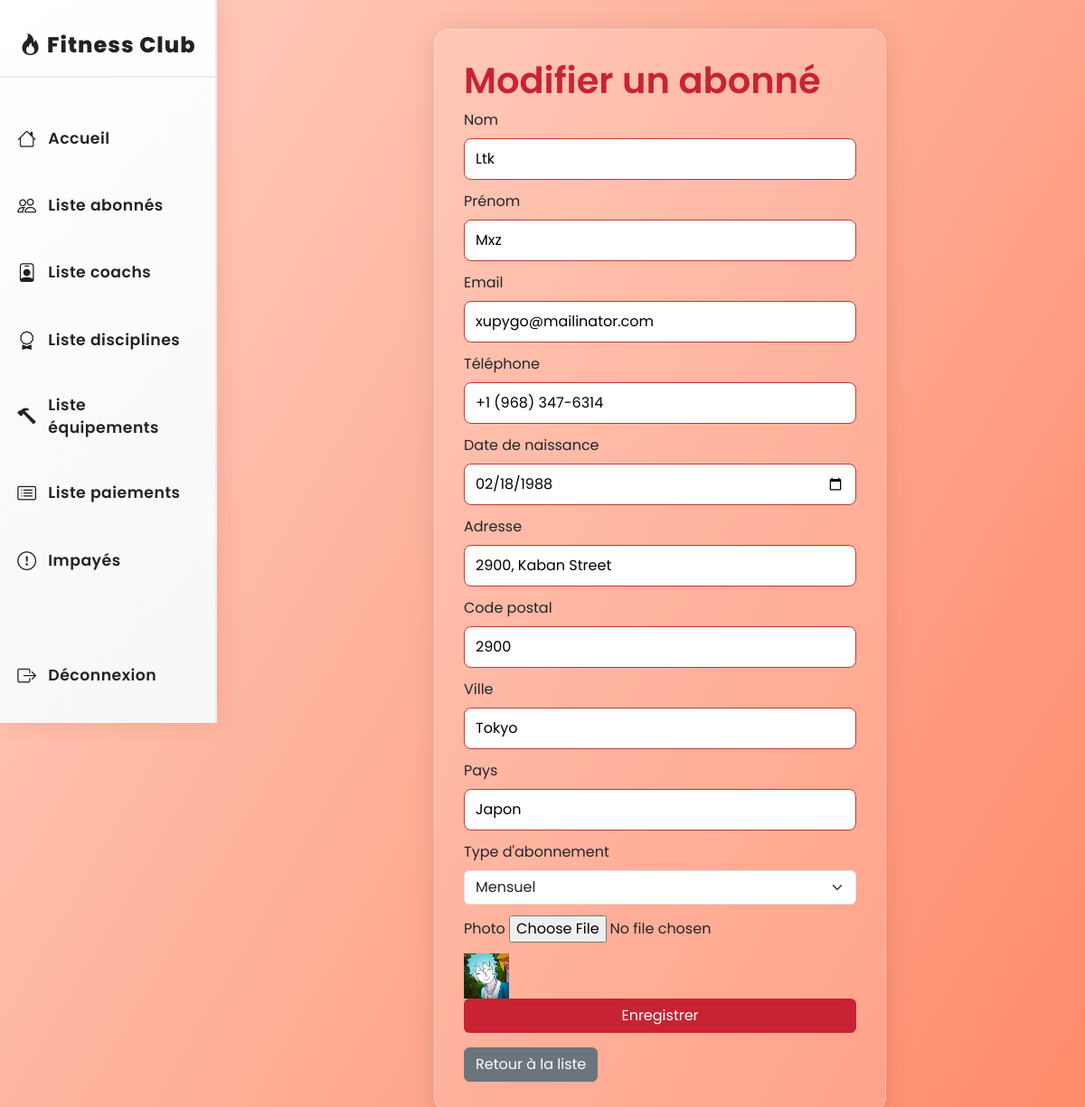
The app's page /abonne_form.php?id=5 (signed in) with its own data.
### tables this page shows
CREATE TABLE `abonnes` (
  `id` int(11) NOT NULL,
  `nom` varchar(100) NOT NULL,
  `prenom` varchar(100) NOT NULL,
  `email` varchar(150) DEFAULT NULL,
  `telephone` varchar(30) DEFAULT NULL,
  `date_naissance` date DEFAULT NULL,
  `adresse` varchar(255) DEFAULT NULL,
  `code_postal` varchar(20) DEFAULT NULL,
  `ville` varchar(100) DEFAULT NULL,
  `pays` varchar(100) DEFAULT NULL,
  `date_inscription` date DEFAULT curdate(),
  `date_expiration` date DEFAULT NULL,
  `photo` varchar(255) DEFAULT NULL,
  `type_abonnement` enum('mensuel','annuel') DEFAULT 'mensuel'
);

### abonne_form.php (the view, shortened to what this page needs)
<?php
require_once 'models.php';
$abonne = [
    'id' => '',
    'nom' => '',
    'prenom' => '',
    'email' => '',
    'telephone' => '',
    'date_naissance' => '',
    'adresse' => '',
    'code_postal' => '',
    'ville' => '',
    'pays' => '',
    'photo' => '',
    'type_abonnement' => ''
];
if (isset($_GET['id'])) {
    global $pdo;
    $stmt = $pdo->prepare("SELECT * FROM abonnes WHERE id = ?");
    $stmt->execute([$_GET['id']]);
    $abonne = $stmt->fetch();
}
include 'header.php';
?>
<div class="container glass" style="max-width:500px;">
    <h1><?php echo isset($_GET['id']) ? 'Modifier' : 'Ajouter'; ?> un abonné</h1>
    <form method="post" enctype="multipart/form-data">
        <label class="form-label">Nom</label>
        <input type="text" name="nom" value="<?php echo htmlspecialchars($abonne['nom']); ?>" required>
        <label class="form-label">Prénom</label>
        <input type="text" name="prenom" value="<?php echo htmlspecialchars($abonne['prenom']); ?>" required>
        <label class="form-label">Email</label>
        <input type="email" name="email" value="<?php echo htmlspecialchars($abonne['email']); ?>">
        <label class="form-label">Téléphone</label>
        <input type="text" name="telephone" value="<?php echo htmlspecialchars($abonne['telephone']); ?>">
        <label class="form-label">Date de naissance</label>
        <input type="date" name="date_naissance" value="<?php echo htmlspecialchars($abonne['date_naissance']); ?>">
        <label class="form-label">Adresse</label>
        <input type="text" name="adresse" value="<?php echo htmlspecialchars($abonne['adresse']); ?>">
        <label class="form-label">Code postal</label>
        <input type="text" name="code_postal" value="<?php echo htmlspecialchars($abonne['code_postal']); ?>">
        <label class="form-label">Ville</label>
        <input type="text" name="ville" value="<?php echo htmlspecialchars($abonne['ville']); ?>">
        <label class="form-label">Pays</label>
        <input type="text" name="pays" value="<?php echo htmlspecialchars($abonne['pays']); ?>">
        <label class="form-label">Type d'abonnement</label>
        <select name="type_abonnement" class="form-select">
            <option value="mensuel" <?php if ($abonne['type_abonnement'] == 'mensuel') echo 'selected'; ?>>Mensuel</option>
        </select>
        <label class="form-label">Photo</label>
        <input type="file" name="photo" accept="image/*">
        <?php if (!empty($abonne['photo'])): ?>
            <img src="uploads/abonnes/<?php echo $abonne['photo']; ?>" width="50" height="50">
        <?php endif; ?>
        <button type="submit" class="btn btn-red w-100">Enregistrer</button>
    </form>
    <a href="liste_abonnes.php" class="btn btn-secondary mt-3">Retour à la liste</a>
</div>
<?php include 'footer.php'; ?>
</html>

### header.php (style rules this page uses)
body { font-family: 'Poppins', sans-serif; background: linear-gradient(120deg, #ffd1c1 0%, #ff8a6b 100%); min-height: 100vh; }
.glass { background: rgba(255, 255, 255, 0.15); border-radius: 16px; box-shadow: 0 4px 30px rgba(0, 0, 0, 0.1); backdrop-filter: blur(7px); -webkit-backdrop-filter: blur(7px); border: 1px solid rgba(255, 255, 255, 0.3); padding: 2rem; margin-top: 2rem; }
h1, .table thead { color: #c82333; font-weight: 600; }
.btn-red { background: #c82333; color: #fff; }

### abonne_form.php (style rules this page uses)
input[type="text"], input[type="email"], input[type="number"], input[type="date"], input[type="password"], select, textarea { width: 100%; padding: 10px 12px; border: 1.5px solid #c0392b; border-radius: 8px; margin-bottom: 12px; font-size: 1rem; background: #fff; box-sizing: border-box; transition: border 0.2s; }
input[type="file"] { border: none; background: none; margin-bottom: 12px; }

### records on screen
abonnes: nom "Ltk", prenom "Mxz", email "xupygo@mailinator.com", telephone "+1 (968) 347-6314", date_naissance "02/18/1988", adresse "2900, Kaban Street", code_postal "2900", ville "Tokyo", pays "Japon", type_abonnement "Mensuel", photo (picture)
